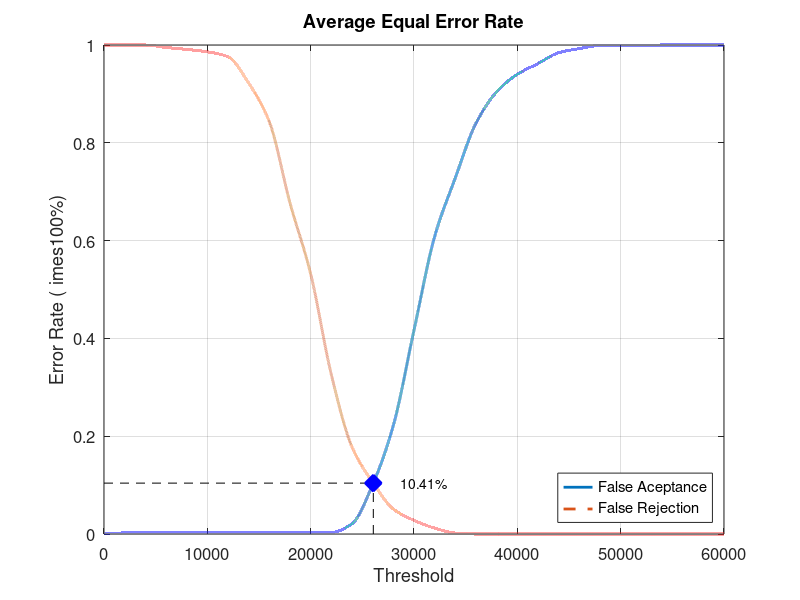
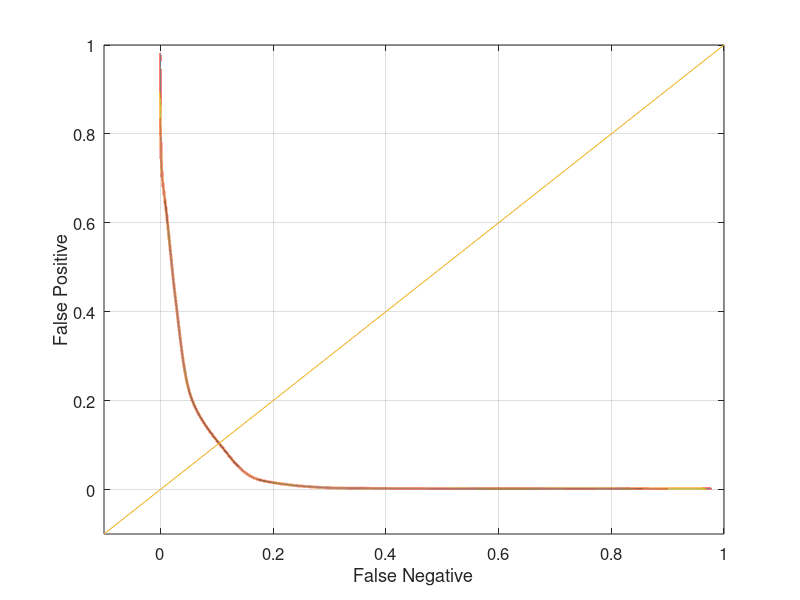

These charts were generated, in order, by the following MATLAB code:
close all;
clear;
clc;
x = 0:2000:60000;
xq = 0:0.5:60000;

y0 = [0 0.00210526 0.00210526 0.00210526 0.00210526 0.00210526 0.00210526 0.00210526 0.00210526 0.00210526 0.00210526 0.0031579 0.0210526 0.101053 0.222105 0.416842 0.608421 0.728421 0.84 0.904211 0.94 0.962105 0.98421 0.992632 0.998947 0.998947 0.998947 1 1 1 1]
yy0 = interp1(x, y0, xq, 'pchip');
y1 = [1 1 1 0.995 0.991 0.986 0.976 0.922 0.843 0.677 0.532 0.326 0.178 0.106 0.051 0.028 0.012 0.002 0 0 0 0 0 0 0 0 0 0 0 0 0]
yy1 = interp1(x, y1, xq, 'pchip');

% Calculating EER: 
y2 = abs(y0 - y1);
find(y2 == min(y2))
yy2 = abs(yy0 - yy1);
xEER = find(yy2 == min(yy2));
xEERIndex = xq(xEER) % X-axis EER
yEER = yy0(xEER) % Y-axis EER

main = figure
plot(xq, yy0,'-','LineWidth', 2);	hold on
plot(xq, yy1,'--','LineWidth', 2);	hold on
plot([xEERIndex xEERIndex], [0 yEER], 'k--');	hold on
plot([0 xEERIndex], [yEER yEER], 'k--');	hold on
plot(xEERIndex, yEER, 'bx', 'LineWidth', 10);	hold on
text(xEERIndex + 10 * xEERIndex / 100, yEER, [num2str(round((10000 * yEER)) / 100) '%'])
legend('False Aceptance', 'False Rejection', 'Location', 'SouthEast')
xlabel('Threshold')
ylabel('Error Rate (	imes100%)')
title('Average Equal Error Rate')
set(gca, 'FontSize', 12)
axis([0 60000 0 1])
grid on

print(main, 'Database3AverageMain', '-dpng');
FNRxFPR = figure('Color', [1 1 1]);
plot(yy1, yy0, '-', yy1, yy0, 'LineWidth', 2);
hold on
y = -0.1:0.1:1
plot(y, y); 
set(gca, 'FontSize', 12)
xlabel('False Negative')
ylabel('False Positive')
axis([-0.1 1 -0.1 1])
set(gca, 'FontSize', 12)
grid on

print(FNRxFPR, 'Database3AverageFNRxFPR','-dpng');
